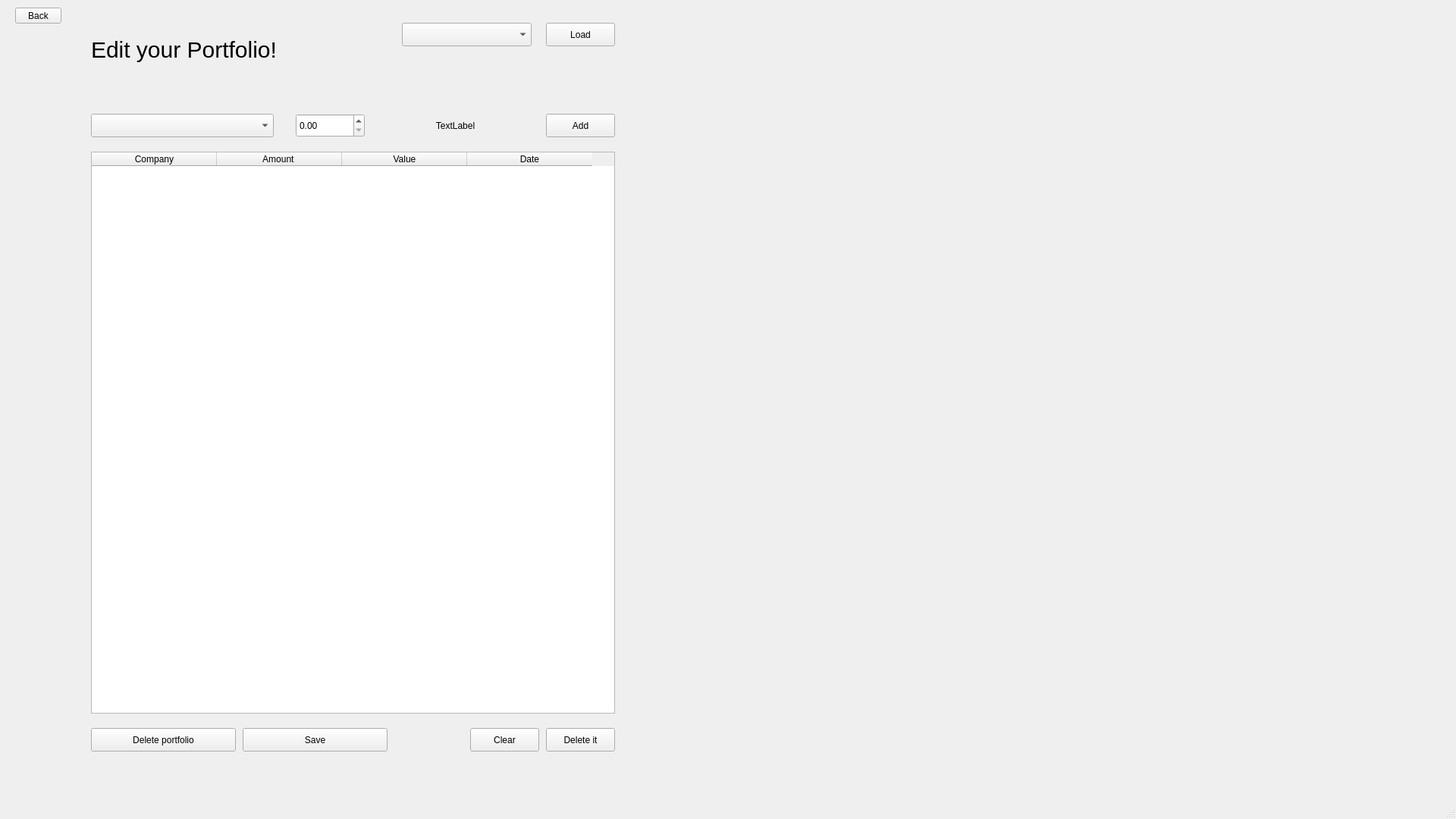
<?xml version="1.0" encoding="UTF-8"?>
<ui version="4.0">
 <class>MainWindow</class>
 <widget class="QMainWindow" name="MainWindow">
  <property name="enabled">
   <bool>true</bool>
  </property>
  <property name="geometry">
   <rect>
    <x>0</x>
    <y>0</y>
    <width>1920</width>
    <height>1080</height>
   </rect>
  </property>
  <property name="windowTitle">
   <string>MainWindow</string>
  </property>
  <widget class="QWidget" name="centralwidget">
   <widget class="QPushButton" name="add_button">
    <property name="geometry">
     <rect>
      <x>720</x>
      <y>150</y>
      <width>91</width>
      <height>31</height>
     </rect>
    </property>
    <property name="cursor">
     <cursorShape>PointingHandCursor</cursorShape>
    </property>
    <property name="text">
     <string>Add</string>
    </property>
   </widget>
   <widget class="QPushButton" name="back_button">
    <property name="geometry">
     <rect>
      <x>20</x>
      <y>10</y>
      <width>61</width>
      <height>21</height>
     </rect>
    </property>
    <property name="cursor">
     <cursorShape>PointingHandCursor</cursorShape>
    </property>
    <property name="text">
     <string>Back</string>
    </property>
   </widget>
   <widget class="QLabel" name="label_5">
    <property name="geometry">
     <rect>
      <x>500</x>
      <y>150</y>
      <width>201</width>
      <height>31</height>
     </rect>
    </property>
    <property name="layoutDirection">
     <enum>Qt::LeftToRight</enum>
    </property>
    <property name="text">
     <string>TextLabel</string>
    </property>
    <property name="alignment">
     <set>Qt::AlignCenter</set>
    </property>
   </widget>
   <widget class="QComboBox" name="comboBox_3">
    <property name="geometry">
     <rect>
      <x>120</x>
      <y>150</y>
      <width>241</width>
      <height>31</height>
     </rect>
    </property>
    <property name="cursor">
     <cursorShape>PointingHandCursor</cursorShape>
    </property>
   </widget>
   <widget class="QWidget" name="verticalLayoutWidget">
    <property name="geometry">
     <rect>
      <x>840</x>
      <y>110</y>
      <width>981</width>
      <height>831</height>
     </rect>
    </property>
    <layout class="QVBoxLayout" name="vlayout"/>
   </widget>
   <widget class="QPushButton" name="delete_it_button">
    <property name="geometry">
     <rect>
      <x>720</x>
      <y>960</y>
      <width>91</width>
      <height>31</height>
     </rect>
    </property>
    <property name="cursor">
     <cursorShape>PointingHandCursor</cursorShape>
    </property>
    <property name="text">
     <string>Delete it</string>
    </property>
   </widget>
   <widget class="QPushButton" name="clear_button">
    <property name="geometry">
     <rect>
      <x>620</x>
      <y>960</y>
      <width>91</width>
      <height>31</height>
     </rect>
    </property>
    <property name="cursor">
     <cursorShape>PointingHandCursor</cursorShape>
    </property>
    <property name="text">
     <string>Clear</string>
    </property>
   </widget>
   <widget class="QTableWidget" name="my_table">
    <property name="enabled">
     <bool>true</bool>
    </property>
    <property name="geometry">
     <rect>
      <x>120</x>
      <y>200</y>
      <width>691</width>
      <height>741</height>
     </rect>
    </property>
    <property name="mouseTracking">
     <bool>true</bool>
    </property>
    <property name="contextMenuPolicy">
     <enum>Qt::DefaultContextMenu</enum>
    </property>
    <property name="verticalScrollBarPolicy">
     <enum>Qt::ScrollBarAsNeeded</enum>
    </property>
    <property name="sizeAdjustPolicy">
     <enum>QAbstractScrollArea::AdjustIgnored</enum>
    </property>
    <property name="editTriggers">
     <set>QAbstractItemView::NoEditTriggers</set>
    </property>
    <property name="dragDropMode">
     <enum>QAbstractItemView::DropOnly</enum>
    </property>
    <property name="alternatingRowColors">
     <bool>true</bool>
    </property>
    <property name="selectionBehavior">
     <enum>QAbstractItemView::SelectRows</enum>
    </property>
    <property name="textElideMode">
     <enum>Qt::ElideMiddle</enum>
    </property>
    <property name="showGrid">
     <bool>false</bool>
    </property>
    <property name="wordWrap">
     <bool>true</bool>
    </property>
    <property name="cornerButtonEnabled">
     <bool>true</bool>
    </property>
    <property name="columnCount">
     <number>4</number>
    </property>
    <attribute name="horizontalHeaderDefaultSectionSize">
     <number>165</number>
    </attribute>
    <column>
     <property name="text">
      <string>Company</string>
     </property>
    </column>
    <column>
     <property name="text">
      <string>Amount </string>
     </property>
    </column>
    <column>
     <property name="text">
      <string>Value</string>
     </property>
    </column>
    <column>
     <property name="text">
      <string>Date</string>
     </property>
    </column>
   </widget>
   <widget class="QPushButton" name="save_button">
    <property name="geometry">
     <rect>
      <x>320</x>
      <y>960</y>
      <width>191</width>
      <height>31</height>
     </rect>
    </property>
    <property name="cursor">
     <cursorShape>PointingHandCursor</cursorShape>
    </property>
    <property name="text">
     <string>Save</string>
    </property>
   </widget>
   <widget class="QComboBox" name="portfolio_combobox">
    <property name="geometry">
     <rect>
      <x>530</x>
      <y>30</y>
      <width>171</width>
      <height>31</height>
     </rect>
    </property>
    <property name="cursor">
     <cursorShape>PointingHandCursor</cursorShape>
    </property>
   </widget>
   <widget class="QPushButton" name="load_button">
    <property name="geometry">
     <rect>
      <x>720</x>
      <y>30</y>
      <width>91</width>
      <height>31</height>
     </rect>
    </property>
    <property name="cursor">
     <cursorShape>PointingHandCursor</cursorShape>
    </property>
    <property name="text">
     <string>Load</string>
    </property>
   </widget>
   <widget class="QPushButton" name="delete_portfolio_button">
    <property name="geometry">
     <rect>
      <x>120</x>
      <y>960</y>
      <width>191</width>
      <height>31</height>
     </rect>
    </property>
    <property name="cursor">
     <cursorShape>PointingHandCursor</cursorShape>
    </property>
    <property name="text">
     <string>Delete portfolio</string>
    </property>
   </widget>
   <widget class="QDoubleSpinBox" name="spinBox_4">
    <property name="geometry">
     <rect>
      <x>390</x>
      <y>150</y>
      <width>91</width>
      <height>31</height>
     </rect>
    </property>
    <property name="cursor">
     <cursorShape>PointingHandCursor</cursorShape>
    </property>
    <property name="singleStep">
     <double>0.050000000000000</double>
    </property>
   </widget>
   <widget class="QLabel" name="title">
    <property name="geometry">
     <rect>
      <x>120</x>
      <y>30</y>
      <width>361</width>
      <height>71</height>
     </rect>
    </property>
    <property name="styleSheet">
     <string notr="true">font-size: 30px;</string>
    </property>
    <property name="text">
     <string>Edit your Portfolio!</string>
    </property>
   </widget>
  </widget>
  <widget class="QMenuBar" name="menubar">
   <property name="geometry">
    <rect>
     <x>0</x>
     <y>0</y>
     <width>1920</width>
     <height>22</height>
    </rect>
   </property>
  </widget>
  <widget class="QStatusBar" name="statusbar"/>
 </widget>
 <resources/>
 <connections/>
</ui>
